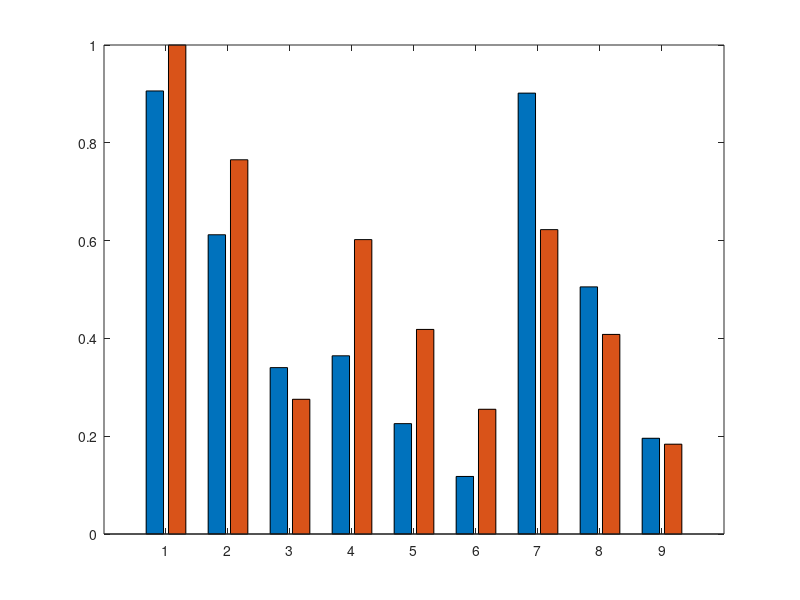

The MATLAB source for this figure: (Note: this script raises an error after producing the figure.)
function [] = myplot2()
%% voltage

mode = 'abs';
rms = 0.2179;
% % 304
% mV_tip = [3.94 3.26 2.44 2.38 2.18 1.82 1.56 1.04 0.78]/2*rms;
% cV_tip = [0.4293 0.3605 0.2775 0.2584 0.2156 0.1651 0.1456 0.1009 0.0667];
% cV_tip = TFscale(cV_tip,mV_tip,mode)
% 
% mV_ring = [3.52 3.00 2.56 2.40 1.74 1.54 1.36 1.04 0.68]/2*rms;
% cV_ring = [0.3836 0.3214 0.2472 0.2362 0.1966 0.1504 0.1193 0.0840 0.0588];
% cV_ring = TFscale(cV_ring,mV_ring,mode)

% % 303
% 
% mV_tip = [4.20 3.62 2.88 2.40 2.02 1.92 1.76 1.34 1.02]/2*rms;
% cV_tip = [0.4577    0.3686    0.2663    0.2880    0.2303    0.1653    0.2045    0.1362    0.0770];
% % cV_tip = TFscale(cV_tip,mV_tip,mode)

% mV_ring = [5.12 4.10 3.08 3.64 2.68 1.88 2.04 1.24 0.98]/2*rms;
% cV_ring = [0.5579    0.4488    0.3241    0.3604    0.2876    0.2063    0.2550    0.1708    0.0981];
% cV_ring = TFscale(cV_ring,mV_ring,mode)

% heating
% 303
% mT_tip = [9.8 6.3 3.2 6.6 3.5 2.2 5.7 4.3 1.9];
% cT_tip = [9.8000    6.2541    3.2282    7.8621    4.8568    2.5007    9.2327    4.9900    1.7925];
% cT_tip = TFscale(cT_tip,mT_tip,mode)
% 
mT_ring = [9.8 7.5 2.7 5.9 4.1 2.5 6.1 4.0 1.8];
cT_ring = [9.8000    6.6192    3.6805    3.9420    2.4415    1.2730    9.7520    5.4664    2.1176];
cT_ring = TFscale(cT_ring,mT_ring,mode);

%304
% mT_tip = [13.9 9.9 6.0 9.6 6.6 4.0 3.1 2.7 1.4];
% cT_tip = [13.9000    9.4604    5.4570   12.0734    8.2251    4.7744    3.9512    2.8066  1.6100];
% cT_tip = TFscale(cT_tip,mT_tip,mode);
% 
% mT_ring = [14.3 10.1 5.1 11.8 7.0 3.4 4.8 3.0 1.7];
% cT_ring = [14.3000    9.7806    5.6546   11.0949    7.5772    4.3984    2.8600    2.0784    1.2327];
% cT_ring = TFscale(cT_ring,mT_ring,mode);

%
% mmax = max([cV_tip mV_tip]);
% TF_plot(cV_tip./mmax, mV_tip./mmax,'tip','voltage');
% 
% mmax = max([cV_ring mV_ring]);
% TF_plot(cV_ring./mmax, mV_ring./mmax,'ring','voltage');

% mmax = max([cT_tip mT_tip]);
% TF_plot(cT_tip./mmax, mT_tip./mmax,'tip','temperature');

mmax = max([cT_ring mT_ring]);
TF_plot(cT_ring./mmax, mT_ring./mmax,'ring','temperature');

function [] = TF_plot(cal,meas,t1,t2)
% max
% mmax = max([cal meas]);
% figure
% plot(cal./meas);
% grid on;
% names = {'S1'; 'S2'; 'S3'; 'L1'; 'L2'; 'L3'; 'U1'; 'U2'; 'U3'};
% set(gca,'xtick',(1:9),'xticklabel',names);
% title(['Calculated/Measured ',t1,' ',t2,' results results']);
figure
b = bar([cal.', meas.']);
b(1).FaceColor = 'blue';
b(2).FaceColor = 'red';
grid on;
names = {'S1'; 'S2'; 'S3'; 'L1'; 'L2'; 'L3'; 'U1'; 'U2'; 'U3'};
set(gca,'xtick',(1:9),'xticklabel',names);
title(['Calculated and measured ', t1,' ', t2, ' results (normalized)']);
legend({'Calculated','Measured'})
figure
plot(cal,meas,'o'); 
hold on
axis([0,max(max(cal),max(meas)),0, max(max(cal),max(meas))]);
plot((0:max([max(cal),max(meas)])),(0:max([max(cal),max(meas)])))
hold on
plot([0,max([max(cal),max(meas)])],[0,0.5*max([max(cal),max(meas)])],'g');
plot([0,max([max(cal),max(meas)])],[0,1.5*max([max(cal),max(meas)])],'g');
title(['Correlation plot of ', t1,' ', t2, ' results']);

function cN = TFscale(cN,mN,mode)
switch mode
    case 'abs'
        cN = sum(cN.*mN)/sum(cN.^2)*cN;
    case 'rel'
        cN = sum(cN./mN)/sum((cN./mN).^2)*cN;
    case 'max'
        [~,idx] = max(mN);
        cN = cN./cN(idx)*mN(idx);
    otherwise
        [~,idx] = max(mN);
        cN = cN./cN(idx)*mN(idx);
end